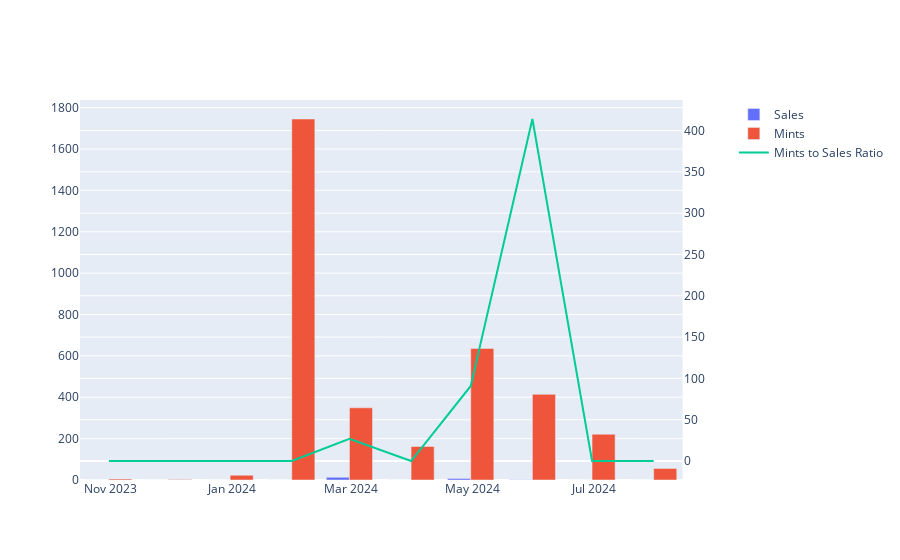

Notebook source saved alongside this figure:
### Code cell
mint_to_sales_fig = make_subplots(specs=[[{"secondary_y": True}]])

# Add bar chart for sales
mint_to_sales_fig.add_trace(
    go.Bar(
        x=monthly_mints.index,
        y=monthly_mints['sales'],
        name='Sales'
    ),
    secondary_y=False
)

mint_to_sales_fig.add_trace(
    go.Bar(
        x=monthly_mints.index,
        y=monthly_mints['mints'],
        name='Mints'
    ),
    secondary_y=False
)

# Add line chart for cumulative sales
mint_to_sales_fig.add_trace(
    go.Scatter(
        x=monthly_mints.index,
        y=monthly_mints['mint_to_sales_ratio'],
        name='Mints to Sales Ratio',
        mode='lines'
    ),
    secondary_y=True
)

mint_to_sales_fig.show()

### Figure 1 — Plotly figure (JSON) as saved in the notebook; plotly's stock layout.template omitted (floating-point values rounded to 4 significant figures)
{"data": [{"name": "Sales", "type": "bar", "x": ["2023-10-31T00:00:00", "2023-11-30T00:00:00", "2023-12-31T00:00:00", "2024-01-31T00:00:00", "2024-02-29T00:00:00", "2024-03-31T00:00:00", "2024-04-30T00:00:00", "2024-05-31T00:00:00", "2024-06-30T00:00:00", "2024-07-31T00:00:00"], "xaxis": "x", "y": [0, 0, 0, 0, 13, 0, 7, 1, 0, 0], "yaxis": "y"}, {"name": "Mints", "type": "bar", "x": ["2023-10-31T00:00:00", "2023-11-30T00:00:00", "2023-12-31T00:00:00", "2024-01-31T00:00:00", "2024-02-29T00:00:00", "2024-03-31T00:00:00", "2024-04-30T00:00:00", "2024-05-31T00:00:00", "2024-06-30T00:00:00", "2024-07-31T00:00:00"], "xaxis": "x", "y": [5, 2, 23, 1745, 349, 162, 636, 414, 221, 56], "yaxis": "y"}, {"mode": "lines", "name": "Mints to Sales Ratio", "type": "scatter", "x": ["2023-10-31T00:00:00", "2023-11-30T00:00:00", "2023-12-31T00:00:00", "2024-01-31T00:00:00", "2024-02-29T00:00:00", "2024-03-31T00:00:00", "2024-04-30T00:00:00", "2024-05-31T00:00:00", "2024-06-30T00:00:00", "2024-07-31T00:00:00"], "xaxis": "x", "y": [0, 0, 0, 0, 26.85, 0, 90.86, 414, 0, 0], "yaxis": "y2"}], "layout": {"xaxis": {"anchor": "y", "domain": [0, 0.94]}, "yaxis": {"anchor": "x", "domain": [0, 1]}, "yaxis2": {"anchor": "x", "overlaying": "y", "side": "right"}}}
